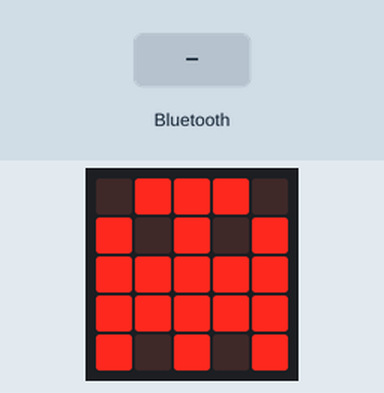
This program was run on a simulated BBC micro:bit (MakeCode). Parts: the board's 5×5 LED display. The inputs (shaded band) are chosen by the test bench.

Above: at 1.8 s.
1.9 s: a phone connects over Bluetooth
At 3.1 s:
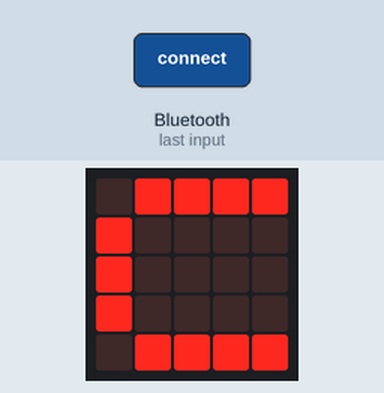
3.4 s: a phone disconnects over Bluetooth
At 4.4 s:
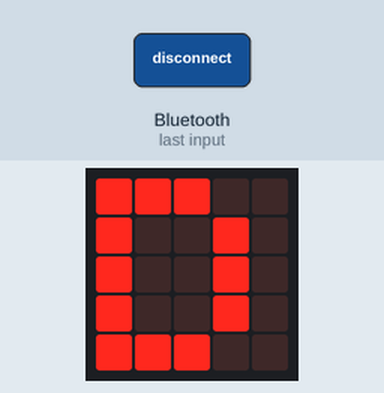
Timing chart, 0 to 6.4 s (numbered marks = the images above; inputs shaded):
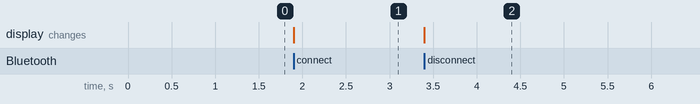

The program:

main.ts
```typescript
bluetooth.onBluetoothConnected(function () {
    basic.showLeds(`
        . # # # #
        # . . . .
        # . . . .
        # . . . .
        . # # # #
        `)
})
bluetooth.onBluetoothDisconnected(function () {
    basic.showLeds(`
        # # # . .
        # . . # .
        # . . # .
        # . . # .
        # # # . .
        `)
})
bluetooth.startAccelerometerService()
bluetooth.startButtonService()
bluetooth.startLEDService()
bluetooth.startMagnetometerService()
basic.showIcon(IconNames.Ghost)
basic.forever(function () {

})
```

test.ts
```typescript
// les tests vont ici ; cela ne sera pas compilé si ce paquet est utilisé en tant qu'extension.
```

Measured:
- after the input at 1.9 s, the display: changes at once (image 1)
- after the input at 3.4 s, the display: changes at once (image 2)
